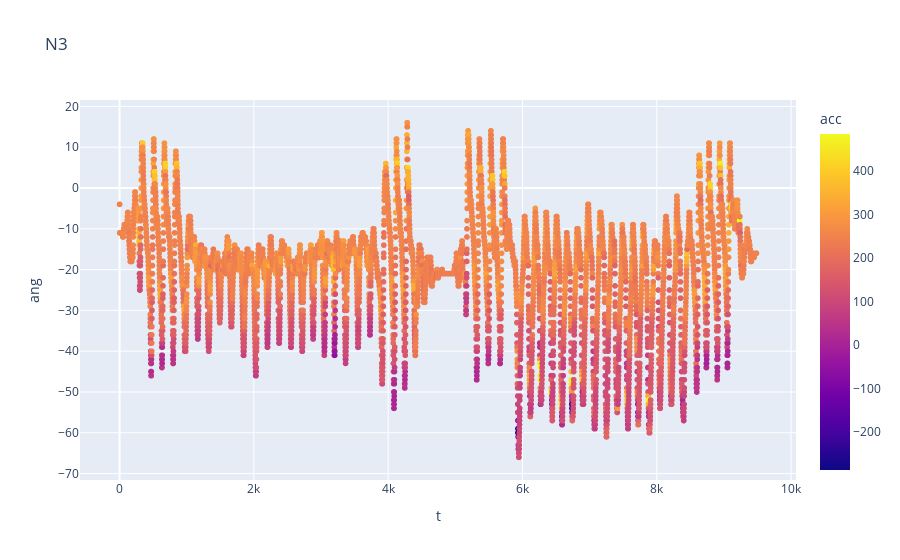

Source (notebook cell):
### Markdown cell above
Pararse, pasos con pierna NP: 4, subir escalones (se inicia con Pierna sin NP, y la otra pierna acompaña hasta el mismo peldaño): 16 peldaños, pasos con pierna NP: 3, Sentarse.
Pararse, pasos con pierna NP: 4, bajar escalones (se inicia con Pierna sin NP, y la otra pierna acompaña hasta el mismo peldaño): 16 peldaños, pasos con pierna NP: 4, Sentarse.

### Code cell
#------------------------------N2-------------------------------------
fig4 = px.scatter(d4, x="t", y="ang", color="acc", title ="N3")
fig4.show()

### Figure 1 — Plotly figure (JSON) as saved in the notebook; plotly's stock layout.template omitted (floating-point values rounded to 4 significant figures; data arrays with more than 128 entries replaced by an {"elided": "..."} marker saying what was removed)
{"data": [{"hovertemplate": "t=%{x}<br>ang=%{y}<br>acc=%{marker.color}<extra></extra>", "legendgroup": "", "marker": {"color": {"elided": "9485 int values"}, "coloraxis": "coloraxis", "symbol": "circle"}, "mode": "markers", "name": "", "showlegend": false, "type": "scattergl", "x": {"elided": "9485 int values"}, "xaxis": "x", "y": {"elided": "9485 int values"}, "yaxis": "y"}], "layout": {"coloraxis": {"colorbar": {"title": {"text": "acc"}}, "colorscale": [[0, "#0d0887"], [0.1111, "#46039f"], [0.2222, "#7201a8"], [0.3333, "#9c179e"], [0.4444, "#bd3786"], [0.5556, "#d8576b"], [0.6667, "#ed7953"], [0.7778, "#fb9f3a"], [0.8889, "#fdca26"], [1, "#f0f921"]]}, "legend": {"tracegroupgap": 0}, "title": {"text": "N3"}, "xaxis": {"anchor": "y", "domain": [0, 1], "title": {"text": "t"}}, "yaxis": {"anchor": "x", "domain": [0, 1], "title": {"text": "ang"}}}}
